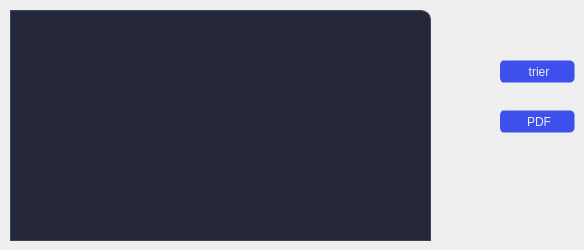
        <widget class="QWidget" name="tab_5">
         <attribute name="title">
          <string>afficher</string>
         </attribute>
         <widget class="QTableView" name="tabaffich">
          <property name="geometry">
           <rect>
            <x>10</x>
            <y>10</y>
            <width>421</width>
            <height>231</height>
           </rect>
          </property>
          <property name="styleSheet">
           <string notr="true">QTableView{
background-color:#25283b;

border:1px solid rgb(61, 70, 86);
color:rgb(255, 255, 255);
border:1px solid rgb(61, 70, 86);
border-top-right-radius:10px;
border-down-right-radius:10px;
}
QTableView:focus{
border: 1px solid rgb(180, 180, 180);
}</string>
          </property>
         </widget>
         <widget class="QPushButton" name="trier_fournisseur">
          <property name="geometry">
           <rect>
            <x>500</x>
            <y>60</y>
            <width>75</width>
            <height>23</height>
           </rect>
          </property>
          <property name="styleSheet">
           <string notr="true">QPushButton {
background-image: url(C:/Users/HP/Documents/Health-application/icons/16x16/cil-folder-open.png);
	background-position: left center;

    background-repeat: no-repeat;

	border: 1px solid transparent;
color:rgb(238, 238, 238);
	border-radius: 5px;	
	background-color:#3d50eb;
border-left:4px solid #3d50eb;

}
QPushButton:hover {
color:rgb(255, 255, 255);
		background-color: rgb(63, 84, 244);
}
QPushButton:pressed {	
	border: 2px solid rgb(55, 74, 214) ;
}</string>
          </property>
          <property name="text">
           <string>trier</string>
          </property>
         </widget>
         <widget class="QPushButton" name="pdf_fournisseur">
          <property name="geometry">
           <rect>
            <x>500</x>
            <y>110</y>
            <width>75</width>
            <height>23</height>
           </rect>
          </property>
          <property name="styleSheet">
           <string notr="true">QPushButton {
background-image: url(C:/Users/HP/Documents/Health-application/icons/16x16/cil-folder-open.png);
	background-position: left center;

    background-repeat: no-repeat;

	border: 1px solid transparent;
color:rgb(238, 238, 238);
	border-radius: 5px;	
	background-color:#3d50eb;
border-left:4px solid #3d50eb;

}
QPushButton:hover {
color:rgb(255, 255, 255);
		background-color: rgb(63, 84, 244);
}
QPushButton:pressed {	
	border: 2px solid rgb(55, 74, 214) ;
}</string>
          </property>
          <property name="text">
           <string>PDF</string>
          </property>
         </widget>
        </widget>
